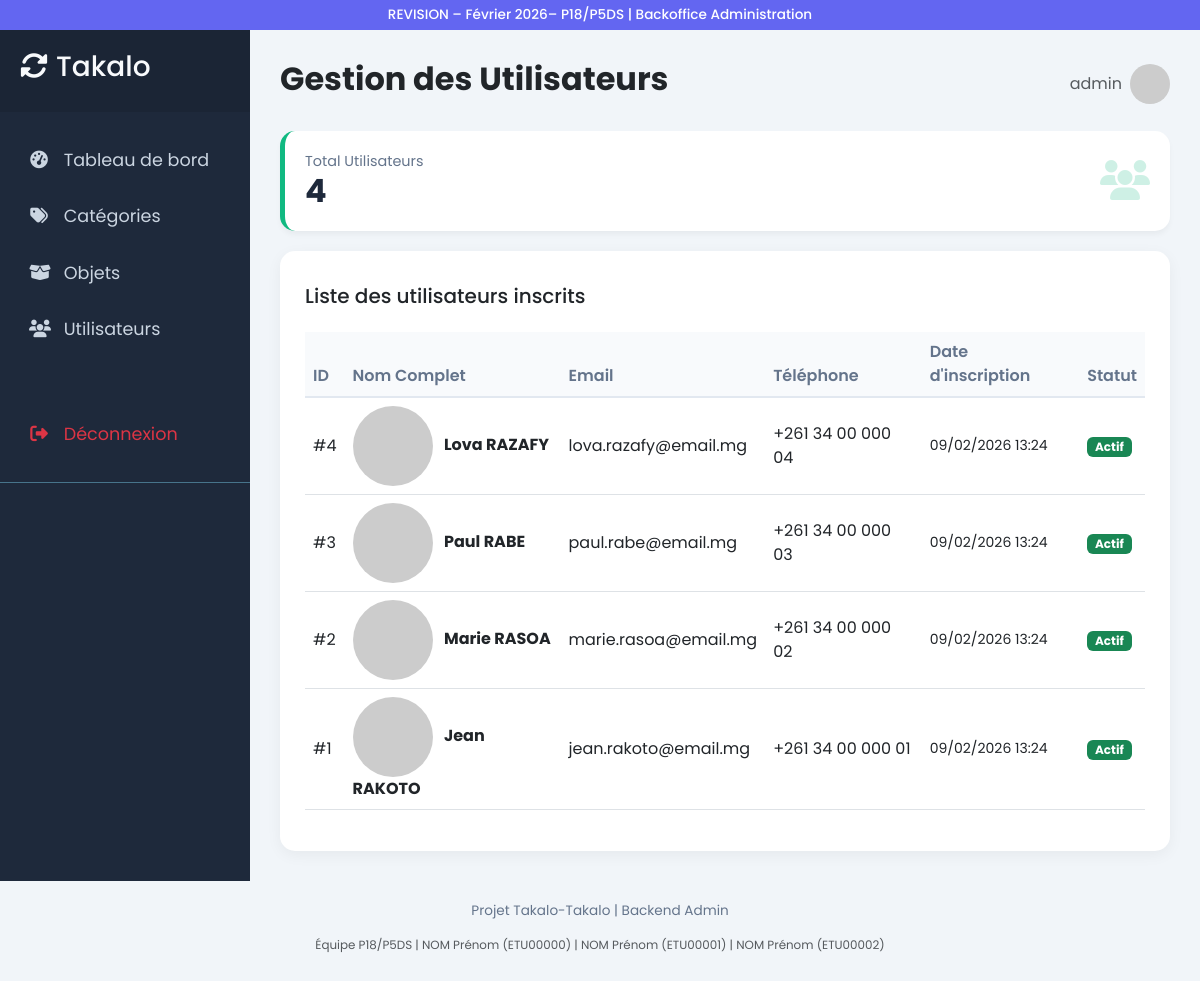
Screenshot of /admin/users (signed in) with the database file from the repository.
### tables this page shows
CREATE TABLE IF NOT EXISTS users (
    id INT AUTO_INCREMENT PRIMARY KEY,
    nom VARCHAR(100) NOT NULL,
    prenom VARCHAR(100) NOT NULL,
    email VARCHAR(150) NOT NULL UNIQUE,
    password VARCHAR(255) NOT NULL,
    telephone VARCHAR(20) DEFAULT NULL,
    adresse TEXT DEFAULT NULL,
    status ENUM('active', 'inactive', 'banned') DEFAULT 'active',
    created_at DATETIME DEFAULT CURRENT_TIMESTAMP,
    updated_at DATETIME DEFAULT NULL ON UPDATE CURRENT_TIMESTAMP
);

### controllers/AdminController.php (called while the page is built, shortened)
<?php
class AdminController extends BaseController {
    private User $userModel;
    public function __construct() {
        $this->userModel = new User();
    }
    public function users(): void {
        $users = $this->userModel->findAll();
        $this->render('admin/users', [
            'title' => 'Gestion des Utilisateurs',
            'users' => $users,
            'flash' => $this->getFlash()
        ], 'admin');
    }
}

### config/Database.php (called while the page is built, shortened)
<?php
class Database {
    private static ?PDO $instance = null;
    public static function getInstance(): PDO {
        if (self::$instance === null) {
            try {
                $dsn = "mysql:host=" . self::HOST . ";dbname=" . self::DBNAME . ";charset=" . self::CHARSET;
                self::$instance = new PDO($dsn, self::USERNAME, self::PASSWORD, [
                    PDO::ATTR_ERRMODE => PDO::ERRMODE_EXCEPTION,
                    PDO::ATTR_DEFAULT_FETCH_MODE => PDO::FETCH_ASSOC,
                    PDO::ATTR_EMULATE_PREPARES => false
                ]);
            } catch (PDOException $e) {
                die("Erreur de connexion à la base de données: " . $e->getMessage());
            }
        }
        return self::$instance;
    }
}

### models/BaseModel.php (called while the page is built, shortened)
<?php
require_once __DIR__ . '/../config/Database.php';
abstract class BaseModel {
    protected PDO $db;
    protected string $table;
    protected string $primaryKey = 'id';
    public function __construct() {
        $this->db = Database::getInstance();
    }
    public function findAll(): array {
        $stmt = $this->db->query("SELECT * FROM {$this->table} ORDER BY {$this->primaryKey} DESC");
        return $stmt->fetchAll();
    }
}

### views/admin/users.php (the view)
<div class="stat-card" style="border-left-color: #10b981;">
    <div class="stat-info">
        <p>Total Utilisateurs</p>
        <h3><?= count($users ?? []) ?></h3>
    </div>
    <div class="stat-icon" style="color: #10b981;">
        <i class="fas fa-users"></i>
    </div>
</div>
<div class="table-container">
    <div class="d-flex justify-content-between mb-3">
        <h5 class="mt-2">Liste des utilisateurs inscrits</h5>
    </div>
    <div class="table-responsive">
        <table class="table table-hover align-middle">
            <thead>
                <tr>
                    <th>ID</th>
                    <th>Nom Complet</th>
                    <th>Email</th>
                    <th>Téléphone</th>
                    <th>Date d'inscription</th>
                    <th>Statut</th>
                </tr>
            </thead>
            <tbody>
                <?php if (empty($users)): ?>
                <tr>
                    <td colspan="6" class="text-center text-muted py-4">
                        <i class="fas fa-users fa-3x mb-3 d-block opacity-25"></i>
                        Aucun utilisateur inscrit
                    </td>
                </tr>
                <?php else: ?>
                <?php foreach ($users as $user): ?>
                <tr>
                    <td>#<?= $user['id'] ?></td>
                    <td class="fw-bold text-dark">
                        <img src="https://ui-avatars.com/api/?name=<?= urlencode($user['prenom'] . '+' . $user['nom']) ?>&size=32&background=6366f1&color=fff"
                             class="rounded-circle me-2" alt="">
                        <?= htmlspecialchars($user['prenom'] . ' ' . $user['nom']) ?>
                    </td>
                    <td><?= htmlspecialchars($user['email']) ?></td>
                    <td><?= htmlspecialchars($user['telephone'] ?? '-') ?></td>
                    <td class="small"><?= date('d/m/Y H:i', strtotime($user['created_at'])) ?></td>
                    <td>
                        <span class="badge bg-<?= ($user['status'] ?? 'active') === 'active' ? 'success' : 'secondary' ?>">
                            <?= ($user['status'] ?? 'active') === 'active' ? 'Actif' : 'Inactif' ?>
                        </span>
                    </td>
                </tr>
                <?php endforeach; ?>
                <?php endif; ?>
            </tbody>
        </table>
    </div>
</div>

### views/layouts/admin.php (style rules this page uses)
:root { --primary-color: #6366f1; --secondary-color: #a855f7; --sidebar-bg: #1e293b; --sidebar-hover: #334155; --text-light: #f8fafc; }
body { font-family: 'Poppins', sans-serif; background-color: #f1f5f9; overflow-x: hidden; }
.stat-card { background: white; border-radius: 15px; padding: 20px; box-shadow: 0 4px 6px -1px rgba(0, 0, 0, 0.05); display: flex; align-items: center; justify-content: space-between; margin-bottom: 20px; border-left: 5px solid var(--primary-color); }
.stat-icon { font-size: 2.5rem; color: var(--primary-color); opacity: 0.2; }
.stat-info h3 { margin: 0; font-size: 2rem; font-weight: 700; color: #1e293b; }
.stat-info p { margin: 0; color: #64748b; font-size: 0.9rem; }
.table-container { background: white; padding: 25px; border-radius: 15px; box-shadow: 0 4px 15px rgba(0, 0, 0, 0.05); }
.table thead th { background-color: #f8fafc; color: #64748b; font-weight: 600; border-bottom: 2px solid #e2e8f0; }

### rows the page displays
users: id "4", prenom+nom "Lova RAZAFY", email "lova.razafy@email.mg", telephone "+261 34 00 000 04", created_at "09/02/2026 13:24", status "Actif"
users: id "3", prenom+nom "Paul RABE", email "paul.rabe@email.mg", telephone "+261 34 00 000 03", created_at "09/02/2026 13:24", status "Actif"
users: id "2", prenom+nom "Marie RASOA", email "marie.rasoa@email.mg", telephone "+261 34 00 000 02", created_at "09/02/2026 13:24", status "Actif"
users: id "1", prenom+nom "Jean RAKOTO", email "jean.rakoto@email.mg", telephone "+261 34 00 000 01", created_at "09/02/2026 13:24", status "Actif"

### other values shown
$title "Gestion des Utilisateurs"
$_SESSION['admin_login'] "admin"
count($users ?? []) "4"
APP_NAME "Takalo-Takalo"
implode(' | ', $members) "NOM Prénom (ETU00000) | NOM Prénom (ETU00001) | NOM Prénom (ETU00002)"
